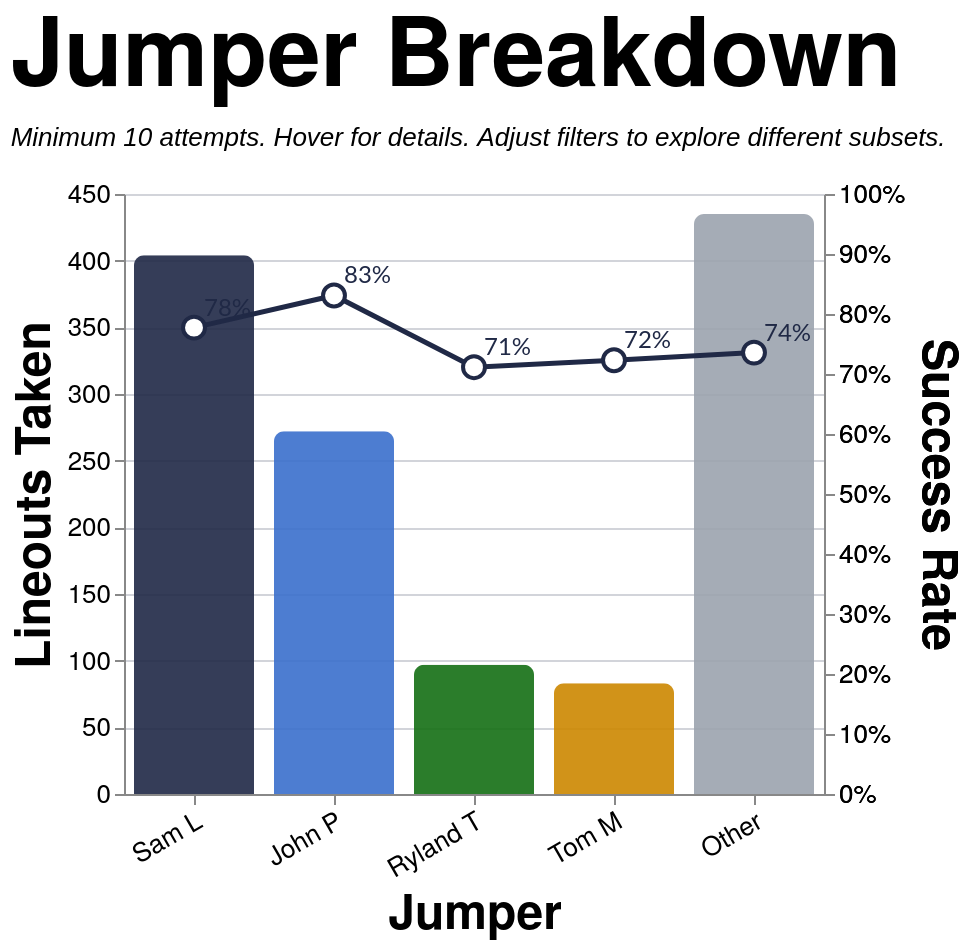

Write the Vega-Lite specification saved for this chart.
### Vega-Lite specification from a JSON file in a GitHub repository (floating-point values rounded to 4 significant figures; data arrays with more than 128 entries replaced by an {"elided": "..."} marker saying what was removed)
{"config": {"axis": {"labelFont": "PT Sans Narrow, Helvetica Neue, Helvetica, Arial, sans-serif", "titleFont": "PT Sans Narrow, Helvetica Neue, Helvetica, Arial, sans-serif", "labelFontSize": 13, "titleFontSize": 24, "gridColor": "#202947", "gridOpacity": 0.2, "zindex": 1}, "text": {"font": "Lato, sans-serif"}, "bar": {"cornerRadiusEnd": 5}, "header": {"labelFont": "PT Sans Narrow, Helvetica Neue, Helvetica, Arial, sans-serif", "titleFont": "PT Sans Narrow, Helvetica Neue, Helvetica, Arial, sans-serif", "labelFontSize": 24, "titleFontSize": 28, "labelFontWeight": "bold", "orient": "left"}, "legend": {"labelFont": "PT Sans Narrow, Helvetica Neue, Helvetica, Arial, sans-serif", "titleFont": "PT Sans Narrow, Helvetica Neue, Helvetica, Arial, sans-serif", "labelFontSize": 14, "titleFontSize": 16, "titlePadding": 5, "fillColor": "white", "strokeColor": "black", "padding": 10, "titleFontWeight": "lighter", "titleFontStyle": "italic", "titleColor": "gray", "offset": 10}, "title": {"font": "PT Sans Narrow, Helvetica Neue, Helvetica, Arial, sans-serif", "fontSize": 48, "fontWeight": "bold", "anchor": "start", "align": "center", "titlePadding": 20, "subtitlePadding": 10, "subtitleFontSize": 13, "subtitleColor": "", "subtitleFontStyle": "italic", "offset": 15, "color": "black"}, "axisX": {"labelAngle": 0}, "facet": {"title": null, "header": null, "align": {"row": "each", "column": "each"}, "spacing": 10}, "resolve": {"scale": {"y": "independent", "facet": "independent"}}, "background": "transparent", "scale": {"offsetBandPaddingOuter": 0.2, "offsetBandPaddingInner": 0.1}, "view": {"stroke": null, "background": "transparent"}}, "layer": [{"mark": {"type": "bar", "opacity": 0.9, "size": 60}, "encoding": {"color": {"field": "jumper_tier", "legend": null, "scale": {"domain": ["Sam L", "John P", "Ryland T", "Tom M", "Other"], "range": ["#202946", "#3a6fcc", "#146f14", "#cc8800", "#9ca3af"]}, "type": "nominal"}, "stroke": {"value": "transparent"}, "tooltip": [{"field": "jumper_tier_name", "title": "Jumper", "type": "nominal"}, {"field": "attempts", "format": ",.0f", "title": "Attempts", "type": "quantitative"}, {"field": "won", "format": ",.0f", "title": "Won", "type": "quantitative"}, {"field": "success_rate", "format": ".1%", "title": "Success Rate", "type": "quantitative"}], "x": {"axis": {"labelAngle": -30}, "field": "jumper_tier", "sort": ["Sam L", "John P", "Ryland T", "Tom M", "Other"], "title": "Jumper", "type": "nominal"}, "y": {"field": "attempts", "title": "Lineouts Taken", "type": "quantitative"}}, "transform": [{"filter": "(loSquad == 'All' || datum.squad == loSquad) && (loSeason == 'All' || datum.season == loSeason) && (loGameType == 'All' || (loGameType == 'League + Cup' && (datum.game_type == 'League' || datum.game_type == 'Cup')) || (loGameType == 'League only' && datum.game_type == 'League') || datum.game_type == loGameType) && (loThrower == 'All' || datum.thrower == loThrower) && (loJumper == 'All' || datum.jumper == loJumper) && (loArea == 'All' || datum.area == loArea) && (loNumbers == 'All' || datum.numbers == loNumbers)"}, {"aggregate": [{"op": "count", "as": "attempts"}, {"op": "sum", "field": "won", "as": "won"}], "groupby": ["jumper_tier", "jumper_tier_name"]}, {"calculate": "datum.won / datum.attempts", "as": "success_rate"}]}, {"mark": {"type": "line", "point": {"fill": "white", "filled": false, "size": 120, "stroke": "#202946"}, "stroke": "#202946", "strokeWidth": 2.5}, "encoding": {"tooltip": [{"field": "jumper_tier_name", "title": "Jumper", "type": "nominal"}, {"field": "attempts", "format": ",.0f", "title": "Attempts", "type": "quantitative"}, {"field": "won", "format": ",.0f", "title": "Won", "type": "quantitative"}, {"field": "success_rate", "format": ".1%", "title": "Success Rate", "type": "quantitative"}], "x": {"axis": {"labelAngle": -30}, "field": "jumper_tier", "sort": ["Sam L", "John P", "Ryland T", "Tom M", "Other"], "title": "Jumper", "type": "nominal"}, "y": {"axis": {"format": "%", "orient": "right"}, "field": "success_rate", "scale": {"domain": [0, 1]}, "title": "Success Rate", "type": "quantitative"}}, "transform": [{"filter": "(loSquad == 'All' || datum.squad == loSquad) && (loSeason == 'All' || datum.season == loSeason) && (loGameType == 'All' || (loGameType == 'League + Cup' && (datum.game_type == 'League' || datum.game_type == 'Cup')) || (loGameType == 'League only' && datum.game_type == 'League') || datum.game_type == loGameType) && (loThrower == 'All' || datum.thrower == loThrower) && (loJumper == 'All' || datum.jumper == loJumper) && (loArea == 'All' || datum.area == loArea) && (loNumbers == 'All' || datum.numbers == loNumbers)"}, {"aggregate": [{"op": "count", "as": "attempts"}, {"op": "sum", "field": "won", "as": "won"}], "groupby": ["jumper_tier", "jumper_tier_name"]}, {"calculate": "datum.won / datum.attempts", "as": "success_rate"}]}, {"mark": {"type": "text", "align": "left", "baseline": "middle", "color": "#202946", "dx": 5, "dy": -10, "fontSize": 12}, "encoding": {"text": {"field": "success_rate", "format": ".0%", "type": "quantitative"}, "x": {"axis": {"labelAngle": -30}, "field": "jumper_tier", "sort": ["Sam L", "John P", "Ryland T", "Tom M", "Other"], "title": "Jumper", "type": "nominal"}, "y": {"axis": {"format": "%", "orient": "right"}, "field": "success_rate", "scale": {"domain": [0, 1]}, "title": "Success Rate", "type": "quantitative"}}, "transform": [{"filter": "(loSquad == 'All' || datum.squad == loSquad) && (loSeason == 'All' || datum.season == loSeason) && (loGameType == 'All' || (loGameType == 'League + Cup' && (datum.game_type == 'League' || datum.game_type == 'Cup')) || (loGameType == 'League only' && datum.game_type == 'League') || datum.game_type == loGameType) && (loThrower == 'All' || datum.thrower == loThrower) && (loJumper == 'All' || datum.jumper == loJumper) && (loArea == 'All' || datum.area == loArea) && (loNumbers == 'All' || datum.numbers == loNumbers)"}, {"aggregate": [{"op": "count", "as": "attempts"}, {"op": "sum", "field": "won", "as": "won"}], "groupby": ["jumper_tier", "jumper_tier_name"]}, {"calculate": "datum.won / datum.attempts", "as": "success_rate"}]}], "data": {"name": "data-67ec68f9738f72a8ba61f986dcc164ca"}, "height": 300, "params": [{"name": "loSquad", "value": "All"}, {"name": "loSeason", "value": "All"}, {"name": "loGameType", "value": "All"}, {"name": "loThrower", "value": "All"}, {"name": "loJumper", "value": "All"}, {"name": "loArea", "value": "All"}, {"name": "loNumbers", "value": "All"}], "resolve": {"scale": {"y": "independent"}}, "title": {"text": "Jumper Breakdown", "subtitle": "Minimum 10 attempts. Hover for details. Adjust filters to explore different subsets."}, "width": {"step": 70}, "$schema": "https://vega.github.io/schema/vega-lite/v5.20.1.json", "datasets": {"data-67ec68f9738f72a8ba61f986dcc164ca": {"elided": "1291 records"}}}
